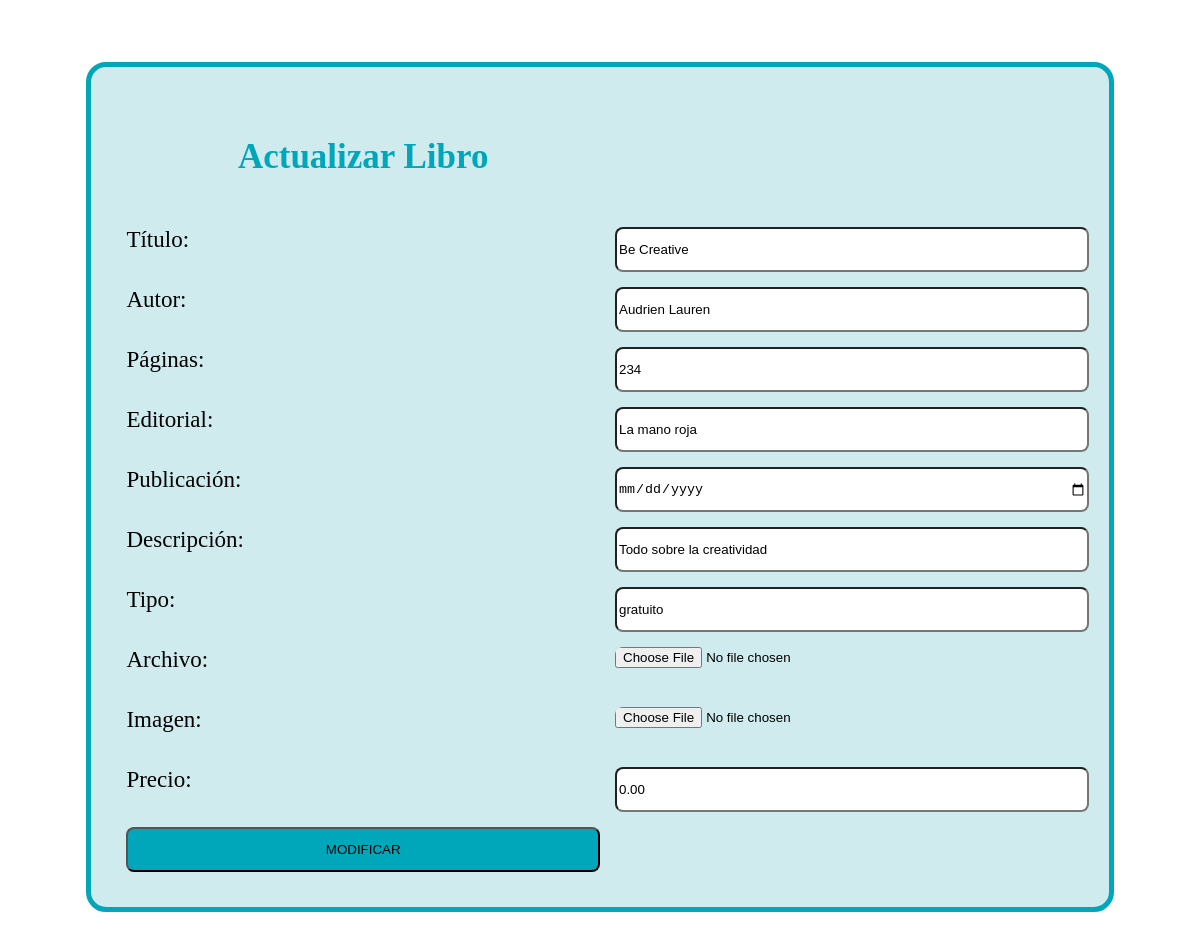
The app's page /Views/admin/crudlibros/actualizar.php?id=39 (signed in) with its own data.
### tables this page shows
CREATE TABLE `libros` (
  `id` int(11) NOT NULL,
  `titulo` varchar(255) NOT NULL,
  `autor` varchar(100) NOT NULL,
  `paginas` int(11) NOT NULL,
  `editorial` varchar(255) NOT NULL,
  `publicacion` date NOT NULL,
  `descripcion` text NOT NULL,
  `tipo` enum('gratuito','pago') DEFAULT NULL,
  `archivo` varchar(255) NOT NULL,
  `precio` decimal(10,2) DEFAULT NULL,
  `imagen` varchar(255) NOT NULL
);

### Views/admin/crudlibros/actualizar.php (the view, shortened to what this page needs)
<?php
include ('C:\xampp\htdocs\libreria\Models\conexion.php');
$id=$_REQUEST['id'];
$sel=$conn->query("SELECT * FROM libros WHERE id=".$id);
if($fila=$sel->fetch_assoc()){
}
?>
<html lang="en">
<head>
    <link rel="stylesheet" type="text/css" href="/libreria/Assets/css/libros.css">
</head>
<body>
    <br><br><br>
    <div class="contenedor">
        <form action="/libreria/Views/admin/crudlibros/update.php" method="POST" enctype="multipart/form-data" class="formulario">
        <h3>Actualizar Libro</h3><br><br>
            <label for="">Título: </label><input required type="text" name="titulo" value="<?php echo $fila['titulo'] ?>">
            <label for="">Autor: </label><input required type="text" name="autor" value="<?php echo $fila['autor'] ?>">
            <label for="">Páginas: </label><input required type="number" name="paginas" value="<?php echo $fila['paginas'] ?>">
            <label for="">Editorial: </label><input required type="text" name="editorial" value="<?php echo $fila['editorial'] ?>">
            <label for="">Publicación: </label><input required type="date" name="publicacion" pvalue="<?php echo $fila['publicacion'] ?>">
            <label for="">Descripción: </label><input required type="text-area" name="descripcion" value="<?php echo $fila['descripcion'] ?>">
            <label for="">Tipo: </label><input required type="option" name="tipo" value="<?php echo $fila['tipo'] ?>">
            <label for="">Archivo: </label><input required type="file" name="archivo" accept=".pdf" value="<?php echo $fila['archivo'] ?>">
            <label for="">Imagen: </label><input required type="file" name="imagen" value="<?php echo $fila['imagen'] ?>">
            <label for="">Precio: </label><input type="number" name="precio" value="<?php echo $fila['precio'] ?>">
            <input type="submit" value="MODIFICAR" class="btn">
        </form>
    </div><br><br><br>
</body>
</html>

### Assets/css/libros.css (style rules this page uses)
.contenedor { display: flex; justify-content: center; align-items: center; flex-direction: row; }
form { border-radius: 20px; border: 5px solid #00A6B9; width: 80%; background-color: #CFEBEE; padding: 35px; display: grid; grid-template-columns: 50% 50%; grid-gap:15px; font-size: 23px; }
input { height: 45px; border-radius:8px; }
h3 { text-align: center; color: #00A6B9; font-size: 35px; }
.btn { background-color: #00A6B9; }

### records on screen
libros: titulo "Be Creative", autor "Audrien Lauren", paginas "234", editorial "La mano roja", descripcion "Todo sobre la creatividad", tipo "gratuito", precio "0.00"
